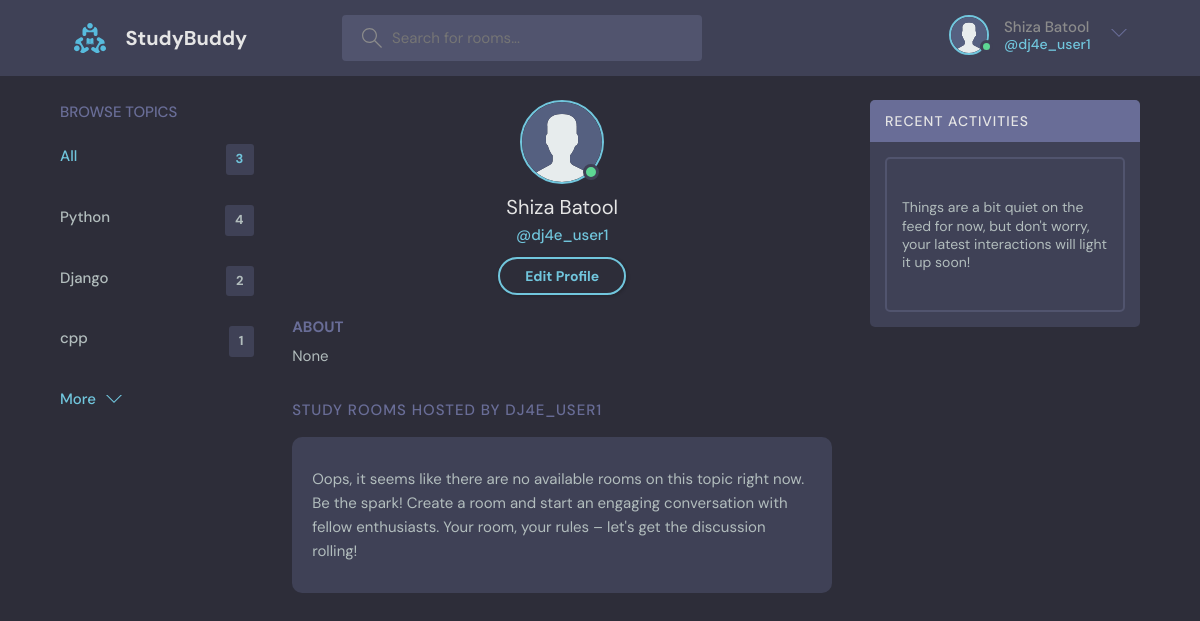
The page /profile/3/ (signed in) on the database as committed earlier.
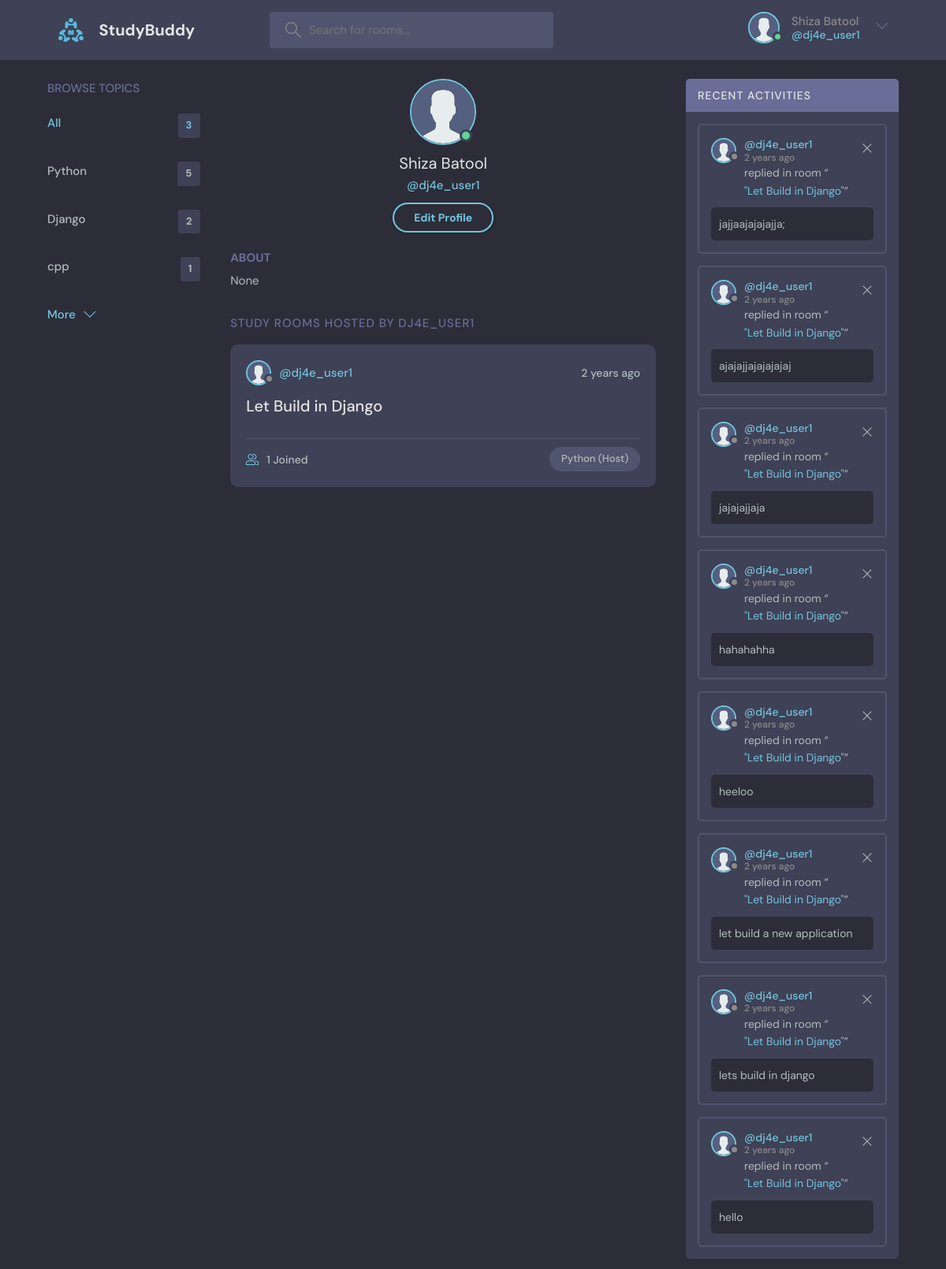
The same page on the database as committed later.
### mainapp/models.py (models this page shows, shortened)
class Topic(models.Model):
    name = models.CharField(max_length=200)

class Room(models.Model):
    host = models.ForeignKey(User, on_delete=models.SET_NULL, null=True)
    topic = models.ForeignKey(Topic, on_delete=models.SET_NULL, null=True)
    name = models.CharField(max_length=200)
    description = models.TextField(null=True, blank=True)
    participants = models.ManyToManyField(
        User, related_name='participants', blank=True)
    updated = models.DateTimeField(auto_now=True)
    created = models.DateTimeField(auto_now_add=True)
    request_to_join = models.ManyToManyField(
        User, related_name='requested_rooms', blank=True)
    is_private = models.BooleanField(default=False)
    class Meta:
        ordering = ['-updated', '-created']
    def __str__(self):
        return self.name

class User(AbstractUser):
    name = models.CharField(max_length=200, null=True)
    email = models.EmailField(unique=True)
    bio = models.TextField(null=True)
    avatar = models.ImageField(null=True, default="avatar.svg")
    USERNAME_FIELD = 'email'
    REQUIRED_FIELDS = []

class Message(models.Model):
    user = models.ForeignKey(User, on_delete=models.CASCADE)
    room = models.ForeignKey(Room, on_delete=models.CASCADE)
    body = models.TextField(null=True)
    bodyimage = models.FileField(null=True)
    updated = models.DateTimeField(auto_now=True)
    created = models.DateTimeField(auto_now_add=True)
    class Meta:
        ordering = ['-updated', '-created']

### mainapp/views.py (the view)
# urls.py: path('profile/<str:pk>/', views.userProfile, name="user-profile"),
@login_required(login_url='login')
def userProfile(request, pk):
    user = User.objects.get(id=pk)
    rooms = user.room_set.all()
    room_messages = user.message_set.all()
    topics = Topic.objects.all()
    context = {'user': user, 'rooms': rooms,
               'room_messages': room_messages, 'topics': topics}
    return render(request, 'mainapp/profile.html', context)

### mainapp/templates/mainapp/profile.html
{% extends 'main.html' %} {%block content%}
  <main class="profile-page layout layout--3">
    <div class="container">
      {%include 'mainapp/topics_component.html' %}
      <div class="roomList">
        <div class="profile">
          <div class="profile__avatar">
            <div class="avatar avatar--large active">
              <img src="{{user.avatar.url}}" />
            </div>
          </div>
          <div class="profile__info">
            <h3>{{user.name}}</h3>
            <p>@{{user.username}}</p>
            {% if request.user == user%}
            <a href="{% url 'update-user' %}" class="btn btn--main btn--pill">Edit Profile</a>
            {% endif %}
          </div>
          <div class="profile__about">
            <h3>About</h3>
            <p>
              {{user.bio}}
            </p>
          </div>
        </div>
        <div class="roomList__header">
          <div>
            <h2>Study Rooms Hosted by {{user.username}}</a>
            </h2>
          </div>
        </div>
        {% include 'mainapp/feed_component.html' %}
      </div>
      {% include 'mainapp/activity_component.html' %}
    </div>
  </main>
{%endblock content%}

### mainapp/templates/mainapp/topics_component.html
<div class="topics">
    <div class="topics__header">
        <h2>Browse Topics</h2>
    </div>
    <ul class="topics__list">
        <li>
            <a href="{% url 'home'%}" class="active">All <span>{{topics.count}}</span></a>
        </li>
        {%for topic in topics%}
        <li>
            <a href="{% url 'home' %}?q={{topic.name|urlencode}}">{{topic.name}} <span>{{topic.room_set.all.count}}</span></a>
        </li>
        {%endfor%}
    </ul>
    <a class="btn btn--link" href="{% url 'topics' %}">
        More
        <svg
            version="1.1"
            xmlns="http://www.w3.org/2000/svg"
            width="32"
            height="32"
            viewBox="0 0 32 32"
        >
            <title>chevron-down</title>
            <path d="M16 21l-13-13h-3l16 16 16-16h-3l-13 13z"></path>
        </svg>
    </a>
</div>

### mainapp/templates/mainapp/feed_component.html (shortened to what this page needs)
{% if rooms.count == 0 or rooms.count == '0' %}
<div class="roomListRoom">
	<div class="roomListRoom__content">
		<p>
			Oops, it seems like there are no available rooms on this topic right now.
			Be the spark! Create a room and start an engaging conversation with fellow
			enthusiasts. Your room, your rules – let's get the discussion rolling!
		</p>
	</div>
</div>
{% endif %} {% for room in rooms %}
<div class="roomListRoom">
	<div class="roomListRoom__header">
		<a href="{% url 'user-profile' room.host.id%}" class="roomListRoom__author">
			<div class="avatar avatar--small">
				<img src="{{room.host.avatar.url}}" />
			</div>
			<span>@{{room.host.username}}</span>
		</a>
		<div class="roomListRoom__actions">
			<span>{{room.created|timesince}} ago</span>
		</div>
	</div>
	<div class="roomListRoom__content">
		<a href="{% url 'room' room.id%}">{{room.name}}</a>
	</div>
	<div class="roomListRoom__meta">
		<a href="{% url 'room' room.id%}" class="roomListRoom__joined">
			{{room.participants.all.count}} Joined
		</a>
		{% if request.user == room.host %}
		<p class="roomListRoom__topic">{{room.topic.name}} (Host)</p>
		{% else %}
			{% if room.is_private %}
			<p class="roomListRoom__topic">{{room.topic.name}} (Private)</p>
			{% else %}
			<p class="roomListRoom__topic">{{room.topic.name}} (Public)</p>
			{% endif %}
		{% endif %}
	</div>
</div>
{%endfor%}

### mainapp/templates/mainapp/activity_component.html
	<div class="activities" style="margin-bottom: 3rem;">
		<div class="activities__header">
			<h2>Recent Activities</h2>
		</div>
	{%if room_messages.count == 0 or room_messages.count == '0' %}
	<div class="activities__box">
		<br>
		<div class="activities__boxHeader roomListRoom__header">
			<p>
				Things are a bit quiet on the feed for now, but don't worry, your latest
				interactions will light it up soon!
			</p>
		</div>
		<br>
	</div>
	{%endif%}
	{% for message in room_messages%}
	{% if message %}
	<div class="activities__box">
		<div class="activities__boxHeader roomListRoom__header">
			<a
				href="{% url 'user-profile' message.user.id %}"
				class="roomListRoom__author"
			>
				<div class="avatar avatar--small">
					<img src="{{message.user.avatar.url}}" />
				</div>
				<p>
					@{{message.user.username}}
					<span>{{message.created|timesince}} ago</span>
				</p>
			</a>
			{% if request.user == message.user %}
			<div class="roomListRoom__actions">
				<a href="{% url 'delete-message' message.id %}">
					<svg
						version="1.1"
						xmlns="http://www.w3.org/2000/svg"
						width="32"
						height="32"
						viewBox="0 0 32 32"
					>
						<title>remove</title>
						<path
							d="M27.314 6.019l-1.333-1.333-9.98 9.981-9.981-9.981-1.333 1.333 9.981 9.981-9.981 9.98 1.333 1.333 9.981-9.98 9.98 9.98 1.333-1.333-9.98-9.98 9.98-9.981z"
						></path>
					</svg>
				</a>
			</div>
			{% endif %}
		</div>
		<div class="activities__boxContent">
			<p>
				replied in room “<a href="{% url 'room' message.room.id %}"
					>"{{message.room}}"</a
				>”
			</p>
			{%if message.bodyimage.url != null %}
			<div class="activities__boxRoomContent">shared: {{message.bodyimage.name | truncatechars:18}}</div>
			{%else%}
			<div class="activities__boxRoomContent">{{message.body}}</div>
			{%endif%}
		</div>
	</div>
	{%endif%}
	{%endfor%}
</div>

Rows that differ between the two databases and show on the page:
computed for Topic "Python": room_set.all.count "4" → "5"
added Room: host.avatar (placeholder picture), host.username "dj4e_user1", created "2 years", name "Let Build in Django", participants.all.count "1", topic.name "Python"
added Message: user.avatar (placeholder picture), user.username "dj4e_user1", created "2 years", room "Let Build in Django", body "jajjaajajajajja;"
added Message: user.avatar (placeholder picture), user.username "dj4e_user1", created "2 years", room "Let Build in Django", body "ajajajjajajajajaj"
added Message: user.avatar (placeholder picture), user.username "dj4e_user1", created "2 years", room "Let Build in Django", body "jajajajjaja"
added Message: user.avatar (placeholder picture), user.username "dj4e_user1", created "2 years", room "Let Build in Django", body "hahahahha"
added Message: user.avatar (placeholder picture), user.username "dj4e_user1", created "2 years", room "Let Build in Django", body "heeloo"
added Message: user.avatar (placeholder picture), user.username "dj4e_user1", created "2 years", room "Let Build in Django", body "let build a new application"
added Message: user.avatar (placeholder picture), user.username "dj4e_user1", created "2 years", room "Let Build in Django", body "lets build in django"
added Message: user.avatar (placeholder picture), user.username "dj4e_user1", created "2 years", room "Let Build in Django", body "hello"
Other text that changed with them:
text no longer shown: "Oops, it seems like there are no available rooms on this topic right now. Be the spark! Create a room and start an engaging conversation with fellow enthusiasts. Your room, your rules – let's get the discussion rolling! Things are a bit quiet on the feed for now, but don't worry, your latest interactions will light it up soon!"
